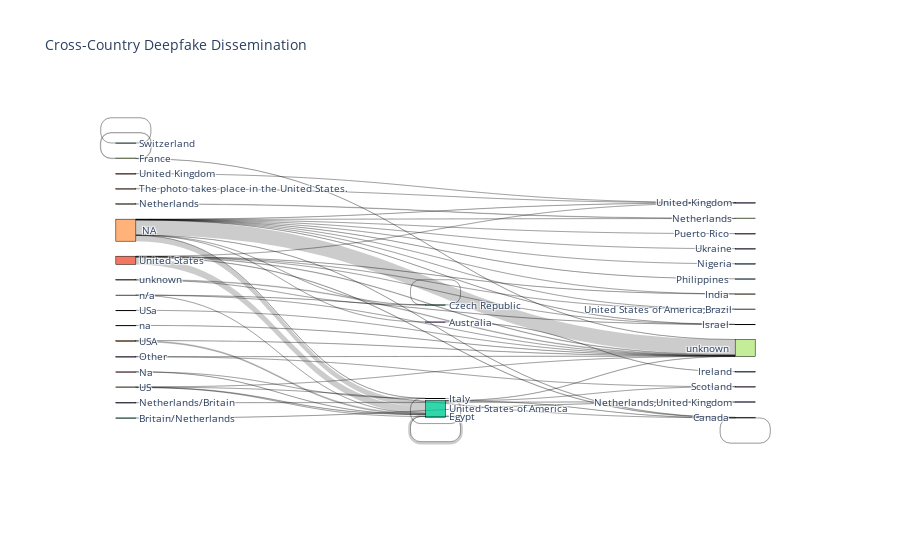

Notebook cell for this chart:
### Code cell
import plotly.graph_objects as go

# Clean country columns
df['original_source_country'] = df['original_source_country'].fillna('Unknown')
df['sharer_country'] = df['sharer_country'].fillna('Unknown')

# Group flows
flows = df.groupby(['original_source_country', 'sharer_country']).size().reset_index(name='count')

# Prepare Sankey diagram data
sources = flows['original_source_country'].tolist()
targets = flows['sharer_country'].tolist()
values = flows['count'].tolist()

# Unique labels
labels = list(set(sources + targets))
label_to_index = {label: i for i, label in enumerate(labels)}

# Map labels to indices
source_indices = [label_to_index[src] for src in sources]
target_indices = [label_to_index[tgt] for tgt in targets]

# Create Sankey diagram
fig = go.Figure(data=[go.Sankey(
    node=dict(pad=15, thickness=20, line=dict(color="black", width=0.5),
              label=labels),
    link=dict(source=source_indices, target=target_indices, value=values)
)])

fig.update_layout(title_text="Cross-Country Deepfake Dissemination", font_size=10)
fig.show()

### Figure 1 — Plotly figure (JSON) as saved in the notebook; plotly's stock layout.template omitted (floating-point values rounded to 4 significant figures)
{"data": [{"link": {"source": [4, 4, 4, 4, 4, 4, 4, 4, 4, 4, 4, 4, 4, 4, 4, 23, 32, 31, 2, 20, 7, 7, 33, 16, 16, 19, 0, 13, 13, 12, 29, 9, 9, 9, 9, 34, 34, 8, 11, 21, 21, 21, 21, 21, 21, 21, 22, 22, 22, 22, 5, 5, 5, 28, 24, 24], "target": [23, 31, 2, 14, 1, 33, 17, 15, 25, 6, 10, 3, 22, 26, 27, 35, 30, 31, 2, 20, 7, 27, 33, 33, 22, 17, 30, 18, 27, 12, 3, 31, 20, 22, 27, 22, 27, 27, 3, 31, 14, 1, 3, 22, 26, 27, 31, 18, 22, 27, 1, 22, 27, 27, 2, 27], "value": [2, 3, 1, 2, 2, 2, 1, 2, 1, 1, 1, 3, 108, 2, 280, 1, 3, 3, 1, 1, 10, 1, 2, 1, 1, 8, 6, 1, 2, 3, 1, 1, 1, 8, 2, 18, 4, 1, 1, 7, 1, 1, 3, 129, 3, 9, 1, 1, 43, 5, 1, 2, 1, 2, 1, 12]}, "node": {"label": ["Netherlands/Britain", "Israel ", "Czech Republic", "United Kingdom", " NA", "n/a ", "Puerto Rico ", "France", "USa ", "US ", "Ukraine", "United Kingdom ", "Switzerland ", "Other", "India ", "Nigeria", "Na", "Netherlands", "Scotland", "Netherlands ", "Egypt", "United States ", "United States of America", "Australia", "unknown", "Philippines ", "United States of America,Brazil", "unknown ", "na", "The photo takes place in the United States. ", "Netherlands,United Kingdom", "Canada ", "Britain/Netherlands", "Italy", "USA ", "Ireland"], "line": {"color": "black", "width": 0.5}, "pad": 15, "thickness": 20}, "type": "sankey"}], "layout": {"font": {"size": 10}, "title": {"text": "Cross-Country Deepfake Dissemination"}}}
